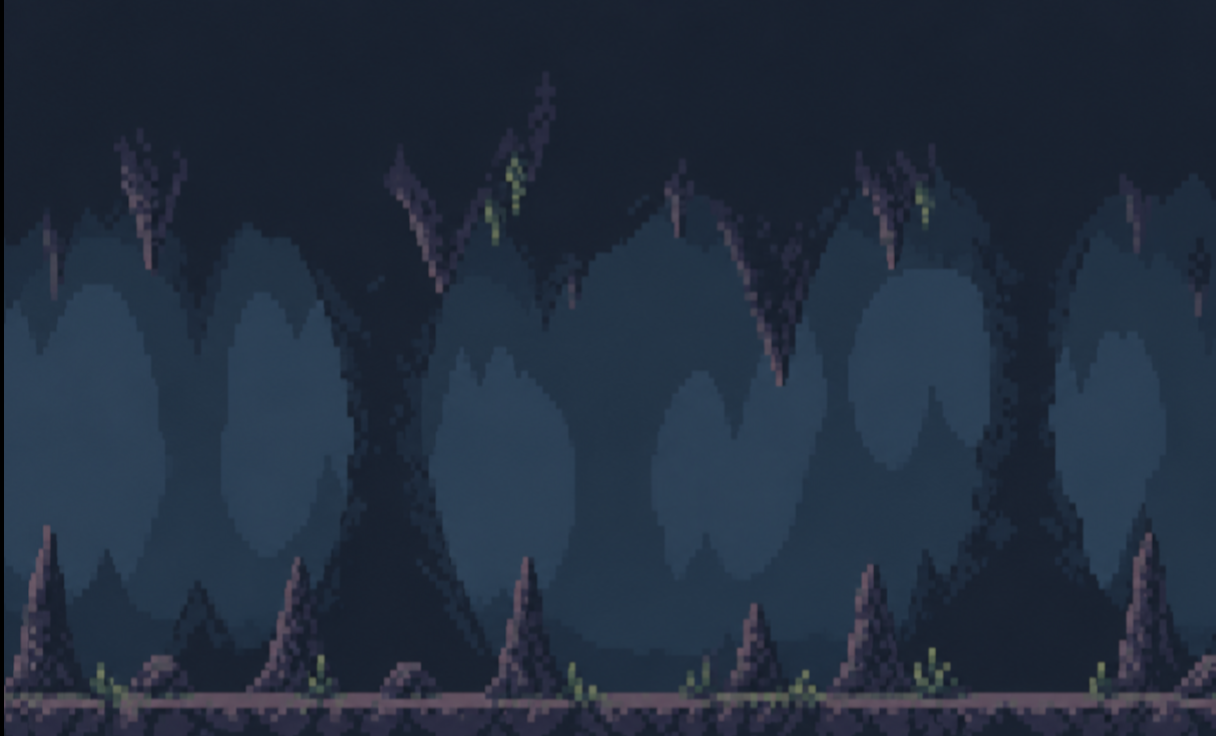

This game map was drawn from its Tiled (.tmx) file and the tilesets committed beside it. A one-line description and the full map source follow:
An orthogonal 38x23 tile map with 32x32 px tiles, 1 tile layer (Capa de patrones 1).

<map version="1.10" tiledversion="1.12.1" orientation="orthogonal" renderorder="right-down" width="38" height="23" tilewidth="32" tileheight="32" infinite="0" nextlayerid="2" nextobjectid="1">
 <tileset firstgid="1" source="Tierra abajo.tsx" />
 <layer id="1" name="Capa de patrones 1" width="38" height="23" offsetx="4.06061" offsety="-0.0606061">
  <data encoding="csv">
1,2,3,4,5,6,7,8,9,10,11,12,13,14,15,16,17,18,19,20,21,22,23,24,25,26,27,28,29,30,31,32,33,34,35,36,37,38,
41,42,43,44,45,46,47,48,49,50,51,52,53,54,55,56,57,58,59,60,61,62,63,64,65,66,67,68,69,70,71,72,73,74,75,76,77,78,
81,82,83,84,85,86,87,88,89,90,91,92,93,94,95,96,97,98,99,100,101,102,103,104,105,106,107,108,109,110,111,112,113,114,115,116,117,118,
121,122,123,124,125,126,127,128,129,130,131,132,133,134,135,136,137,138,139,140,141,142,143,144,145,146,147,148,149,150,151,152,153,154,155,156,157,158,
161,162,163,164,165,166,167,168,169,170,171,172,173,174,175,176,177,178,179,180,181,182,183,184,185,186,187,188,189,190,191,192,193,194,195,196,197,198,
201,202,203,204,205,206,207,208,209,210,211,212,213,214,215,216,217,218,219,220,221,222,223,224,225,226,227,228,229,230,231,232,233,234,235,236,237,238,
241,242,243,244,245,246,247,248,249,250,251,252,253,254,255,256,257,258,259,260,261,262,263,264,265,266,267,268,269,270,271,272,273,274,275,276,277,278,
281,282,283,284,285,286,287,288,289,290,291,292,293,294,295,296,297,298,299,300,301,302,303,304,305,306,307,308,309,310,311,312,313,314,315,316,317,318,
321,322,323,324,325,326,327,328,329,330,331,332,333,334,335,336,337,338,339,340,341,342,343,344,345,346,347,348,349,350,351,352,353,354,355,356,357,358,
361,362,363,364,365,366,367,368,369,370,371,372,373,374,375,376,377,378,379,380,381,382,383,384,385,386,387,388,389,390,391,392,393,394,395,396,397,398,
401,402,403,404,405,406,407,408,409,410,411,412,413,414,415,416,417,418,419,420,421,422,423,424,425,426,427,428,429,430,431,432,433,434,435,436,437,438,
441,442,443,444,445,446,447,448,449,450,451,452,453,454,455,456,457,458,459,460,461,462,463,464,465,466,467,468,469,470,471,472,473,474,475,476,477,478,
481,482,483,484,485,486,487,488,489,490,491,492,493,494,495,496,497,498,499,500,501,502,503,504,505,506,507,508,509,510,511,512,513,514,515,516,517,518,
521,522,523,524,525,526,527,528,529,530,531,532,533,534,535,536,537,538,539,540,541,542,543,544,545,546,547,548,549,550,551,552,553,554,555,556,557,558,
561,562,563,564,565,566,567,568,569,570,571,572,573,574,575,576,577,578,579,580,581,582,583,584,585,586,587,588,589,590,591,592,593,594,595,596,597,598,
601,602,603,604,605,606,607,608,609,610,611,612,613,614,615,616,617,618,619,620,621,622,623,624,625,626,627,628,629,630,631,632,633,634,635,636,637,638,
641,642,643,644,645,646,647,648,649,650,651,652,653,654,655,656,657,658,659,660,661,662,663,664,665,666,667,668,669,670,671,672,673,674,675,676,677,678,
681,682,683,684,685,686,687,688,689,690,691,692,693,694,695,696,697,698,699,700,701,702,703,704,705,706,707,708,709,710,711,712,713,714,715,716,717,718,
721,722,723,724,725,726,727,728,729,730,731,732,733,734,735,736,737,738,739,740,741,742,743,744,745,746,747,748,749,750,751,752,753,754,755,756,757,758,
761,762,763,764,765,766,767,768,769,770,771,772,773,774,775,776,777,778,779,780,781,782,783,784,785,786,787,788,789,790,791,792,793,794,795,796,797,798,
801,802,803,804,805,806,807,808,809,810,811,812,813,814,815,816,817,818,819,820,821,822,823,824,825,826,827,828,829,830,831,832,833,834,835,836,837,838,
841,842,843,844,845,846,847,848,849,850,851,852,853,854,855,856,857,858,859,860,861,862,863,864,865,866,867,868,869,870,871,872,873,874,875,876,877,878,
881,882,883,884,885,886,887,888,889,890,891,892,893,894,895,896,897,898,899,900,901,902,903,904,905,906,907,908,909,910,911,912,913,914,915,916,917,918
</data>
 </layer>
</map>
